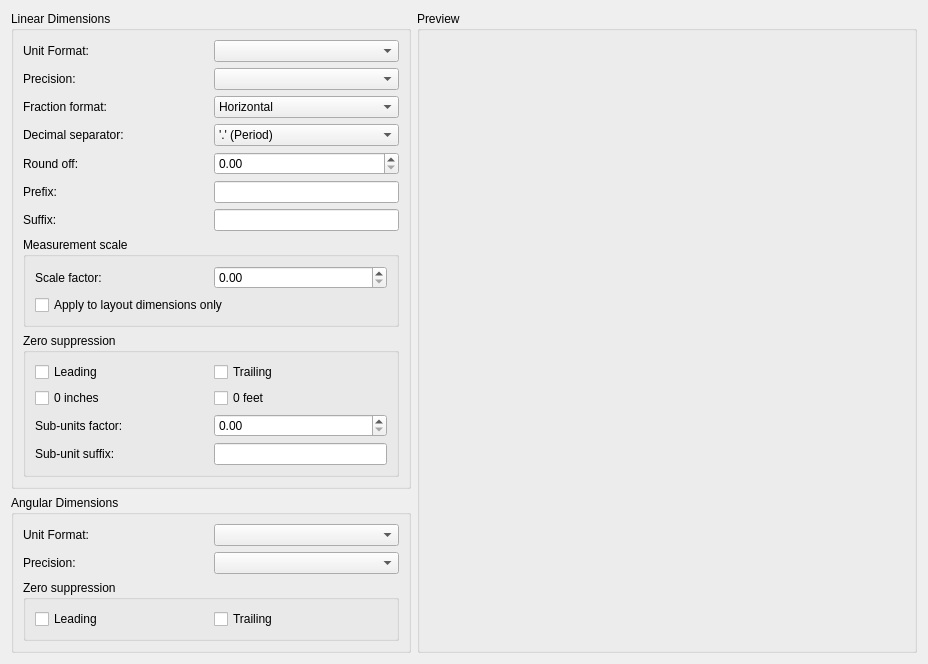
     <widget class="QWidget" name="tabPrimaryUnits">
      <attribute name="title">
       <string>Primary Units</string>
      </attribute>
      <layout class="QGridLayout" name="gridLayout_24">
       <item row="1" column="0">
        <widget class="QGroupBox" name="gbPrimaryUnitAngular">
         <property name="title">
          <string>Angular Dimensions</string>
         </property>
         <layout class="QGridLayout" name="gridLayout_27">
          <item row="1" column="0">
           <widget class="QLabel" name="label_46">
            <property name="text">
             <string>Precision:</string>
            </property>
           </widget>
          </item>
          <item row="2" column="0" colspan="2">
           <widget class="QGroupBox" name="groupBox_20">
            <property name="title">
             <string>Zero suppression</string>
            </property>
            <layout class="QGridLayout" name="gridLayout_26">
             <item row="0" column="0">
              <widget class="QCheckBox" name="cbAngularZerosLeading">
               <property name="toolTip">
                <string>Controls the suppression of leading zeros (DIMAZIN system variable)</string>
               </property>
               <property name="text">
                <string>Leading</string>
               </property>
              </widget>
             </item>
             <item row="0" column="1">
              <widget class="QCheckBox" name="cbAngularZerosTrailing">
               <property name="toolTip">
                <string>Controls the suppression of trailing zeros. (DIMAZIN system variable)</string>
               </property>
               <property name="text">
                <string>Trailing</string>
               </property>
              </widget>
             </item>
            </layout>
           </widget>
          </item>
          <item row="0" column="0">
           <widget class="QLabel" name="label_45">
            <property name="text">
             <string>Unit Format:</string>
            </property>
           </widget>
          </item>
          <item row="1" column="1">
           <widget class="QG_ColorBox" name="cbAngularPrecision">
            <property name="toolTip">
             <string>Sets the number of decimal places for angular dimensions. (DIMADEC system variable)</string>
            </property>
           </widget>
          </item>
          <item row="0" column="1">
           <widget class="QComboBox" name="cbAngularFormat">
            <property name="toolTip">
             <string>Sets the angular units format. (DIMAUNIT system variable)</string>
            </property>
           </widget>
          </item>
         </layout>
        </widget>
       </item>
       <item row="2" column="0">
        <spacer name="verticalSpacer_7">
         <property name="orientation">
          <enum>Qt::Vertical</enum>
         </property>
         <property name="sizeHint" stdset="0">
          <size>
           <width>0</width>
           <height>0</height>
          </size>
         </property>
        </spacer>
       </item>
       <item row="0" column="0">
        <widget class="QGroupBox" name="gbPrimaryUnitLinear">
         <property name="minimumSize">
          <size>
           <width>400</width>
           <height>0</height>
          </size>
         </property>
         <property name="title">
          <string>Linear Dimensions</string>
         </property>
         <layout class="QGridLayout" name="gridLayout_23">
          <item row="1" column="0">
           <widget class="QLabel" name="label_39">
            <property name="text">
             <string>Precision:</string>
            </property>
           </widget>
          </item>
          <item row="7" column="0" colspan="2">
           <widget class="QGroupBox" name="gbPrimaryUnitLinear_2">
            <property name="title">
             <string>Measurement scale</string>
            </property>
            <layout class="QGridLayout" name="gridLayout_22">
             <item row="0" column="0">
              <widget class="QLabel" name="label_11">
               <property name="text">
                <string>Scale factor:</string>
               </property>
              </widget>
             </item>
             <item row="0" column="1">
              <widget class="QDoubleSpinBox" name="dsbLinearScaleFactor">
               <property name="sizePolicy">
                <sizepolicy hsizetype="Preferred" vsizetype="Fixed">
                 <horstretch>0</horstretch>
                 <verstretch>0</verstretch>
                </sizepolicy>
               </property>
               <property name="toolTip">
                <string>Sets a scale factor for linear dimension measurements. It is recommended that you do not change this value from the default value of 1.00. (DIMLFAC system variable)</string>
               </property>
               <property name="singleStep">
                <double>0.100000000000000</double>
               </property>
              </widget>
             </item>
             <item row="1" column="0" colspan="2">
              <widget class="QCheckBox" name="cbLinearScaleApplyToLayoutDimsOnly">
               <property name="toolTip">
                <string>Applies the measurement scale factor only to dimensions created in layout viewports. </string>
               </property>
               <property name="text">
                <string>Apply to layout dimensions only</string>
               </property>
              </widget>
             </item>
            </layout>
           </widget>
          </item>
          <item row="2" column="0">
           <widget class="QLabel" name="label_40">
            <property name="text">
             <string>Fraction format:</string>
            </property>
           </widget>
          </item>
          <item row="4" column="0">
           <widget class="QLabel" name="label_42">
            <property name="text">
             <string>Round off:</string>
            </property>
           </widget>
          </item>
          <item row="3" column="0">
           <widget class="QLabel" name="label_41">
            <property name="text">
             <string>Decimal separator:</string>
            </property>
           </widget>
          </item>
          <item row="6" column="1">
           <widget class="QLineEdit" name="leLinearDimSuffix">
            <property name="sizePolicy">
             <sizepolicy hsizetype="Preferred" vsizetype="Fixed">
              <horstretch>0</horstretch>
              <verstretch>0</verstretch>
             </sizepolicy>
            </property>
            <property name="toolTip">
             <string>Includes a suffix that you specify in the dimension text. (DIMPOST system variable)</string>
            </property>
           </widget>
          </item>
          <item row="0" column="1">
           <widget class="QComboBox" name="cbLinearDimUnitFormat">
            <property name="toolTip">
             <string>Sets the current units format for all dimension types except Angular. (DIMLUNIT system variable)</string>
            </property>
           </widget>
          </item>
          <item row="5" column="0">
           <widget class="QLabel" name="label_43">
            <property name="text">
             <string>Prefix:</string>
            </property>
           </widget>
          </item>
          <item row="3" column="1">
           <widget class="QComboBox" name="cbLinearDimDecimalSeparator">
            <property name="toolTip">
             <string>Sets the separator for decimal formats. (DIMDSEP system variable)</string>
            </property>
            <item>
             <property name="text">
              <string>'.' (Period)</string>
             </property>
            </item>
            <item>
             <property name="text">
              <string>',' (Comma)</string>
             </property>
            </item>
           </widget>
          </item>
          <item row="4" column="1">
           <widget class="QDoubleSpinBox" name="dsbLinearDimRoundOff">
            <property name="toolTip">
             <string>Sets nearest rounding value for dimension measurements for all dimension types except Angular. (DIMRND system variable)</string>
            </property>
            <property name="singleStep">
             <double>0.100000000000000</double>
            </property>
           </widget>
          </item>
          <item row="1" column="1">
           <widget class="QG_ColorBox" name="cbLinearDimPrecision">
            <property name="toolTip">
             <string>Displays and sets the number of decimal places in the dimension text. (DIMDEC system variable)</string>
            </property>
           </widget>
          </item>
          <item row="5" column="1">
           <widget class="QLineEdit" name="leLinearDimPrefix">
            <property name="sizePolicy">
             <sizepolicy hsizetype="Preferred" vsizetype="Fixed">
              <horstretch>0</horstretch>
              <verstretch>0</verstretch>
             </sizepolicy>
            </property>
            <property name="toolTip">
             <string>Includes a prefix that you specify in the dimension text. (DIMPOST system variable)</string>
            </property>
           </widget>
          </item>
          <item row="0" column="0">
           <widget class="QLabel" name="label_38">
            <property name="text">
             <string>Unit Format:</string>
            </property>
           </widget>
          </item>
          <item row="2" column="1">
           <widget class="QG_ColorBox" name="cbLinearDimFractionFormat">
            <property name="toolTip">
             <string>Sets the format for fractions. (DIMFRAC system variable)</string>
            </property>
            <item>
             <property name="text">
              <string>Horizontal</string>
             </property>
            </item>
            <item>
             <property name="text">
              <string>Diagonal Stacked</string>
             </property>
            </item>
            <item>
             <property name="text">
              <string>Not Stacked</string>
             </property>
            </item>
           </widget>
          </item>
          <item row="6" column="0">
           <widget class="QLabel" name="label_44">
            <property name="text">
             <string>Suffix:</string>
            </property>
           </widget>
          </item>
          <item row="8" column="0" colspan="2">
           <widget class="QGroupBox" name="groupBox_16">
            <property name="title">
             <string>Zero suppression</string>
            </property>
            <layout class="QGridLayout" name="gridLayout_25">
             <item row="2" column="0">
              <widget class="QLabel" name="lblPrimarySubUnitFactor">
               <property name="text">
                <string>Sub-units factor:</string>
               </property>
              </widget>
             </item>
             <item row="0" column="1">
              <widget class="QCheckBox" name="cbZerosTrailing">
               <property name="toolTip">
                <string>Suppresses trailing zeros in all decimal dimensions. (DIMZIN system variable)</string>
               </property>
               <property name="text">
                <string>Trailing</string>
               </property>
              </widget>
             </item>
             <item row="1" column="0">
              <widget class="QCheckBox" name="cbZeros0Inch">
               <property name="toolTip">
                <string> Suppresses the inches portion of a feet-and-inches dimension when the distance is an integral number of feet (DIMZIN system variable)</string>
               </property>
               <property name="text">
                <string>0 inches</string>
               </property>
              </widget>
             </item>
             <item row="1" column="1">
              <widget class="QCheckBox" name="cbZeros0Feet">
               <property name="toolTip">
                <string>Suppresses the feet portion of a feet-and-inches dimension when the distance is less than one foot.  (DIMZIN system variable)</string>
               </property>
               <property name="text">
                <string>0 feet</string>
               </property>
              </widget>
             </item>
             <item row="0" column="0">
              <widget class="QCheckBox" name="cbZerosLeading">
               <property name="toolTip">
                <string>Suppresses leading zeros in all decimal dimensions (DIMZIN system variable)</string>
               </property>
               <property name="text">
                <string>Leading</string>
               </property>
              </widget>
             </item>
             <item row="3" column="0">
              <widget class="QLabel" name="lblPrimarySubUnitSuffix">
               <property name="text">
                <string>Sub-unit suffix:</string>
               </property>
              </widget>
             </item>
             <item row="2" column="1">
              <widget class="QDoubleSpinBox" name="bsbLinearZerosSuppressionSubUnitFactor">
               <property name="toolTip">
                <string>Sets the number of sub units to a unit. It is used to calculate the dimension distance in a sub unit when the distance is less than one unit. </string>
               </property>
               <property name="singleStep">
                <double>0.100000000000000</double>
               </property>
              </widget>
             </item>
             <item row="3" column="1">
              <widget class="QLineEdit" name="leLinearZerosSuppressionSubUnitSuffix">
               <property name="sizePolicy">
                <sizepolicy hsizetype="Preferred" vsizetype="Fixed">
                 <horstretch>0</horstretch>
                 <verstretch>0</verstretch>
                </sizepolicy>
               </property>
               <property name="toolTip">
                <string>Includes a suffix to the dimension value sub unit. You can enter text or use control codes to display special symbols.</string>
               </property>
              </widget>
             </item>
            </layout>
           </widget>
          </item>
         </layout>
        </widget>
       </item>
       <item row="0" column="1" rowspan="3">
        <widget class="QGroupBox" name="gbPreviewPrimary">
         <property name="minimumSize">
          <size>
           <width>500</width>
           <height>0</height>
          </size>
         </property>
         <property name="title">
          <string>Preview</string>
         </property>
        </widget>
       </item>
      </layout>
     </widget>
